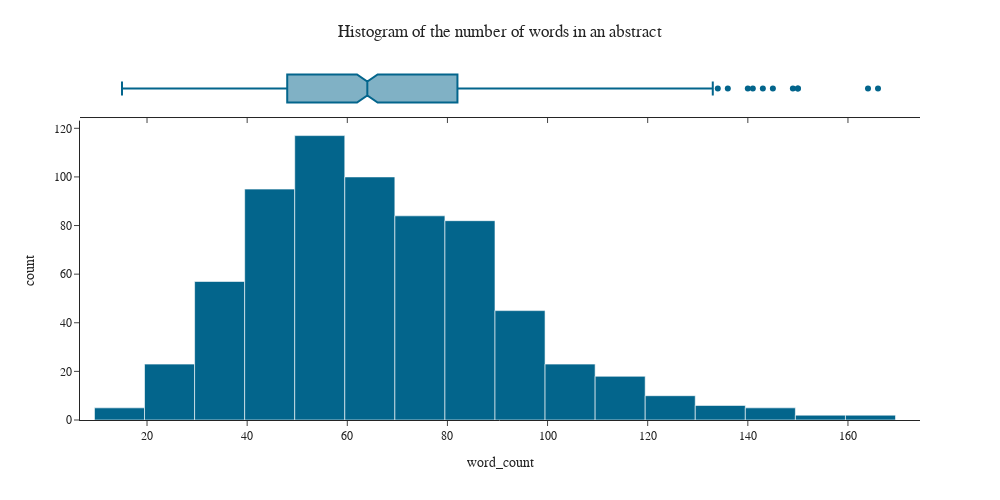

The code cell stored with this chart in its notebook:
### Code cell
corpus["word_count"] = corpus["Abstract"].apply(lambda x: len(str(x).split()))
histogram(corpus, "word_count", 30, "Histogram of the number of words in an abstract")

### Figure 1 — Plotly figure (JSON) as saved in the notebook; plotly's stock layout.template omitted (floating-point values rounded to 4 significant figures; data arrays with more than 128 entries replaced by an {"elided": "..."} marker saying what was removed)
{"data": [{"alignmentgroup": "True", "bingroup": "x", "hovertemplate": "word_count=%{x}<br>count=%{y}<extra></extra>", "legendgroup": "", "marker": {"color": "#03658C", "pattern": {"shape": ""}}, "name": "", "nbinsx": 30, "offsetgroup": "", "orientation": "v", "showlegend": false, "type": "histogram", "x": {"elided": "674 int values"}, "xaxis": "x", "yaxis": "y"}, {"alignmentgroup": "True", "hovertemplate": "word_count=%{x}<extra></extra>", "legendgroup": "", "marker": {"color": "#03658C"}, "name": "", "notched": true, "offsetgroup": "", "showlegend": false, "type": "box", "x": {"elided": "674 int values"}, "xaxis": "x2", "yaxis": "y2"}], "layout": {"barmode": "relative", "font": {"family": "Times New Roman"}, "height": 500, "legend": {"tracegroupgap": 0}, "margin": {"t": 60}, "title": {"text": "Histogram of the number of words in an abstract", "x": 0.5, "xanchor": "center", "y": 0.95, "yanchor": "top"}, "width": 1000, "xaxis": {"anchor": "y", "domain": [0, 1], "title": {"text": "word_count"}}, "xaxis2": {"anchor": "y2", "domain": [0, 1], "matches": "x", "showticklabels": false}, "yaxis": {"anchor": "x", "domain": [0, 0.8316], "title": {"text": "count"}}, "yaxis2": {"anchor": "x2", "domain": [0.8416, 1], "matches": "y2", "showline": false, "showticklabels": false, "ticks": ""}}}
